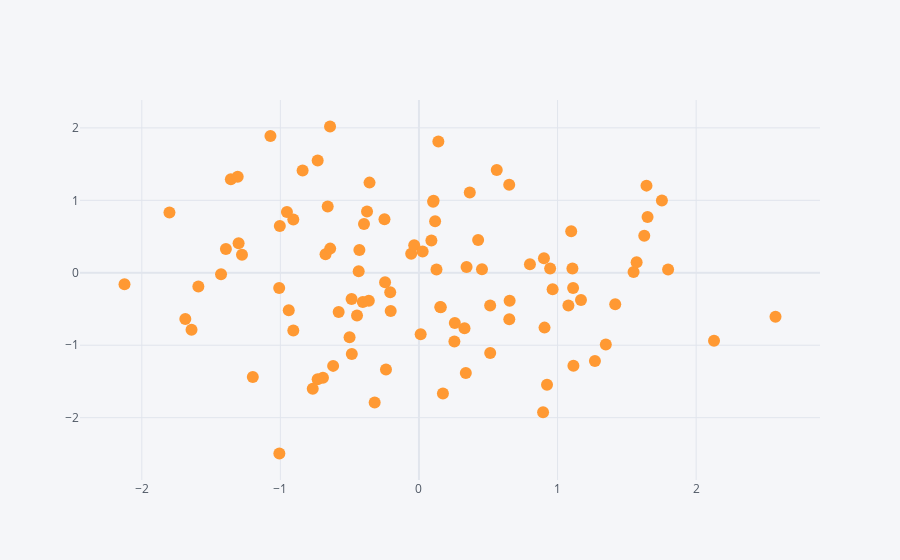

The cell this chart's notebook holds for it:
### Code cell
df.iplot(kind='scatter',x='A',y='B',mode='markers')
